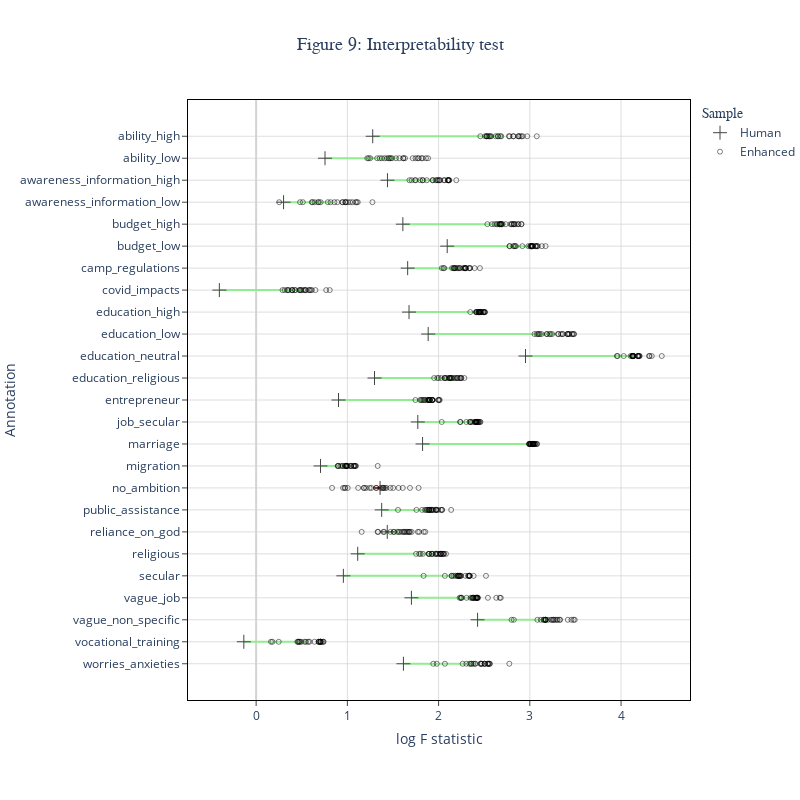

Notebook cell for this chart:
### Code cell
fig = go.Figure()
annotation_vars.sort()
annotation_vars.reverse()

#### Difference in F-statistic (Logarithmic) averages 
for annotation in annotation_vars:
    enh_value, human_value = enhanced_avg_dict[annotation], human_avg_dict[annotation]
    line_color = 'lightgreen' if enh_value>=human_value else 'red'
        
    difference_trace = go.Scatter(
                 y=[annotation,annotation],
                 x=[enh_value,human_value],
                 mode='lines',                 
                 line_color=line_color,        
                 name='Difference',
                 showlegend=False
                )

    fig.add_trace(difference_trace)

    
### Human Data F-statistic (Logarithmic) values
human_trace = go.Scatter(
                 y=interpret_data.loc[interpret_data['sample_type']=='Human','annotation'],
                 x=interpret_data.loc[interpret_data['sample_type']=='Human','log_fstat'],
                 mode='markers',
                 marker=dict(
                     size=10,line_width=1,color='black',symbol='cross-thin',
                 ),
                 name='Human'
                )
fig.add_trace(human_trace)

### Enhanced Data  Log F-statistic values for all bootstrap runs
enhanced_trace = go.Scatter(
                 y=interpret_data.loc[interpret_data['sample_type']=='Enhanced','annotation'],
                 x=interpret_data.loc[interpret_data['sample_type']=='Enhanced','log_fstat'],
                 mode='markers',
                 marker=dict(
                     size=5,
                     color='black',
                     opacity=0.5,
                     line_width=1,
                     symbol='circle-open',
                 ),
                 name='Enhanced'
                )

fig.add_trace(enhanced_trace)



fig.update_yaxes(title=dict(text='Annotation',standoff=10),
                 gridwidth=0.75,gridcolor='lightgray',ticklen=5,ticks='outside',dtick=1,
                 mirror=True,showline=True,linecolor='black', zeroline=True,zerolinecolor='lightgray'
                )
fig.update_xaxes(title=dict(text='log F statistic',standoff=10),
                 gridwidth=0.75,gridcolor='lightgray',ticklen=5,ticks='outside',dtick=1,
                 mirror=True,showline=True,linecolor='black', zeroline=True,zerolinecolor='lightgray'
                )
fig.update_layout(width=800,height=800,
                  margin=dict(pad=0,l=0,t=100,r=0,b=100),
                  title=dict(text='Figure 9: Interpretability test',x=0.5,font_size=18,font_family='Arial',),
                  legend=dict(title='Sample',title_font_family="Arial",orientation='v'),
                  plot_bgcolor='white',  
                  

                 )

### Figure 1 — Plotly figure (JSON) as saved in the notebook; plotly's stock layout.template omitted (floating-point values rounded to 4 significant figures; data arrays with more than 128 entries replaced by an {"elided": "..."} marker saying what was removed)
{"data": [{"line": {"color": "lightgreen"}, "mode": "lines", "name": "Difference", "showlegend": false, "type": "scatter", "x": [2.41, 1.614], "y": ["worries_anxieties", "worries_anxieties"]}, {"line": {"color": "lightgreen"}, "mode": "lines", "name": "Difference", "showlegend": false, "type": "scatter", "x": [0.5628, -0.1349], "y": ["vocational_training", "vocational_training"]}, {"line": {"color": "lightgreen"}, "mode": "lines", "name": "Difference", "showlegend": false, "type": "scatter", "x": [3.223, 2.427], "y": ["vague_non_specific", "vague_non_specific"]}, {"line": {"color": "lightgreen"}, "mode": "lines", "name": "Difference", "showlegend": false, "type": "scatter", "x": [2.408, 1.702], "y": ["vague_job", "vague_job"]}, {"line": {"color": "lightgreen"}, "mode": "lines", "name": "Difference", "showlegend": false, "type": "scatter", "x": [2.239, 0.9563], "y": ["secular", "secular"]}, {"line": {"color": "lightgreen"}, "mode": "lines", "name": "Difference", "showlegend": false, "type": "scatter", "x": [1.957, 1.113], "y": ["religious", "religious"]}, {"line": {"color": "lightgreen"}, "mode": "lines", "name": "Difference", "showlegend": false, "type": "scatter", "x": [1.583, 1.437], "y": ["reliance_on_god", "reliance_on_god"]}, {"line": {"color": "lightgreen"}, "mode": "lines", "name": "Difference", "showlegend": false, "type": "scatter", "x": [1.919, 1.376], "y": ["public_assistance", "public_assistance"]}, {"line": {"color": "red"}, "mode": "lines", "name": "Difference", "showlegend": false, "type": "scatter", "x": [1.302, 1.359], "y": ["no_ambition", "no_ambition"]}, {"line": {"color": "lightgreen"}, "mode": "lines", "name": "Difference", "showlegend": false, "type": "scatter", "x": [1.014, 0.7057], "y": ["migration", "migration"]}, {"line": {"color": "lightgreen"}, "mode": "lines", "name": "Difference", "showlegend": false, "type": "scatter", "x": [3.03, 1.824], "y": ["marriage", "marriage"]}, {"line": {"color": "lightgreen"}, "mode": "lines", "name": "Difference", "showlegend": false, "type": "scatter", "x": [2.376, 1.772], "y": ["job_secular", "job_secular"]}, {"line": {"color": "lightgreen"}, "mode": "lines", "name": "Difference", "showlegend": false, "type": "scatter", "x": [1.897, 0.9031], "y": ["entrepreneur", "entrepreneur"]}, {"line": {"color": "lightgreen"}, "mode": "lines", "name": "Difference", "showlegend": false, "type": "scatter", "x": [2.135, 1.298], "y": ["education_religious", "education_religious"]}, {"line": {"color": "lightgreen"}, "mode": "lines", "name": "Difference", "showlegend": false, "type": "scatter", "x": [4.163, 2.953], "y": ["education_neutral", "education_neutral"]}, {"line": {"color": "lightgreen"}, "mode": "lines", "name": "Difference", "showlegend": false, "type": "scatter", "x": [3.292, 1.886], "y": ["education_low", "education_low"]}, {"line": {"color": "lightgreen"}, "mode": "lines", "name": "Difference", "showlegend": false, "type": "scatter", "x": [2.453, 1.676], "y": ["education_high", "education_high"]}, {"line": {"color": "lightgreen"}, "mode": "lines", "name": "Difference", "showlegend": false, "type": "scatter", "x": [0.4942, -0.4032], "y": ["covid_impacts", "covid_impacts"]}, {"line": {"color": "lightgreen"}, "mode": "lines", "name": "Difference", "showlegend": false, "type": "scatter", "x": [2.238, 1.661], "y": ["camp_regulations", "camp_regulations"]}, {"line": {"color": "lightgreen"}, "mode": "lines", "name": "Difference", "showlegend": false, "type": "scatter", "x": [2.987, 2.094], "y": ["budget_low", "budget_low"]}, {"line": {"color": "lightgreen"}, "mode": "lines", "name": "Difference", "showlegend": false, "type": "scatter", "x": [2.739, 1.608], "y": ["budget_high", "budget_high"]}, {"line": {"color": "lightgreen"}, "mode": "lines", "name": "Difference", "showlegend": false, "type": "scatter", "x": [0.8419, 0.3007], "y": ["awareness_information_low", "awareness_information_low"]}, {"line": {"color": "lightgreen"}, "mode": "lines", "name": "Difference", "showlegend": false, "type": "scatter", "x": [1.96, 1.44], "y": ["awareness_information_high", "awareness_information_high"]}, {"line": {"color": "lightgreen"}, "mode": "lines", "name": "Difference", "showlegend": false, "type": "scatter", "x": [1.554, 0.7549], "y": ["ability_low", "ability_low"]}, {"line": {"color": "lightgreen"}, "mode": "lines", "name": "Difference", "showlegend": false, "type": "scatter", "x": [2.712, 1.278], "y": ["ability_high", "ability_high"]}, {"marker": {"color": "black", "line": {"width": 1}, "size": 10, "symbol": "cross-thin"}, "mode": "markers", "name": "Human", "type": "scatter", "x": [1.614, -0.1349, 2.427, 1.702, 0.9563, 1.113, 1.437, 1.376, 1.359, 0.7057, 1.824, 1.772, 0.9031, 1.298, 2.953, 1.886, 1.676, -0.4032, 1.661, 2.094, 1.608, 0.3007, 1.44, 0.7549, 1.278], "y": ["worries_anxieties", "vocational_training", "vague_non_specific", "vague_job", "secular", "religious", "reliance_on_god", "public_assistance", "no_ambition", "migration", "marriage", "job_secular", "entrepreneur", "education_religious", "education_neutral", "education_low", "education_high", "covid_impacts", "camp_regulations", "budget_low", "budget_high", "awareness_information_low", "awareness_information_high", "ability_low", "ability_high"]}, {"marker": {"color": "black", "line": {"width": 1}, "opacity": 0.5, "size": 5, "symbol": "circle-open"}, "mode": "markers", "name": "Enhanced", "type": "scatter", "x": {"elided": "625 float values"}, "y": {"elided": "625 str values"}}], "layout": {"height": 800, "legend": {"orientation": "v", "title": {"font": {"family": "Arial"}, "text": "Sample"}}, "margin": {"b": 100, "l": 0, "pad": 0, "r": 0, "t": 100}, "plot_bgcolor": "white", "title": {"font": {"family": "Arial", "size": 18}, "text": "Figure 9: Interpretability test", "x": 0.5}, "width": 800, "xaxis": {"dtick": 1, "gridcolor": "lightgray", "gridwidth": 0.75, "linecolor": "black", "mirror": true, "showline": true, "ticklen": 5, "ticks": "outside", "title": {"standoff": 10, "text": "log F statistic"}, "zeroline": true, "zerolinecolor": "lightgray"}, "yaxis": {"dtick": 1, "gridcolor": "lightgray", "gridwidth": 0.75, "linecolor": "black", "mirror": true, "showline": true, "ticklen": 5, "ticks": "outside", "title": {"standoff": 10, "text": "Annotation"}, "zeroline": true, "zerolinecolor": "lightgray"}}}
